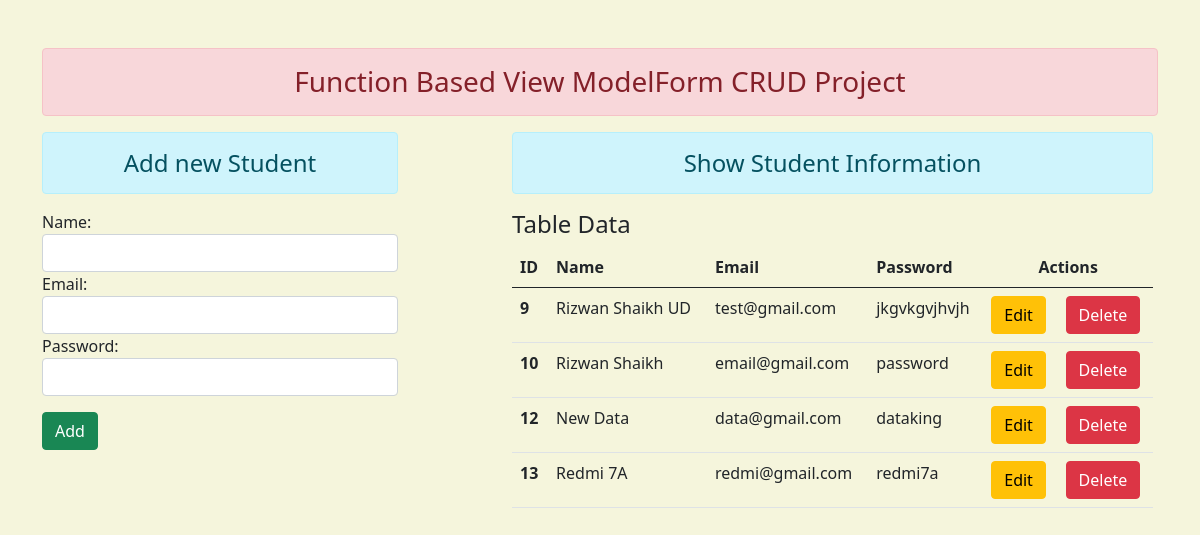
The page / on the database its author committed.
### ktapp/models.py (models this page shows)
class modelForm(models.Model):
    name = models.CharField(max_length=150)
    email = models.EmailField(max_length=150)
    password = models.CharField(max_length=100)

### ktapp/views.py (the view)
# urls.py: path('', views.index, name= 'home'),
def index(request):
    form = mainForm()
    if request.method == 'POST' :
        form = mainForm(request.POST)
        if form.is_valid():
            print('Form validation successfull')
            ktName = form.cleaned_data['name']
            ktEmail = form.cleaned_data['email']
            ktPass = form.cleaned_data['password']
            regForm = modelForm(name = ktName, email = ktEmail, password = ktPass)
            regForm.save()
            return redirect('/submit')
        else :
            print('Form is not valid')
            params = {'form' : form}
    else :
        params = {'form' : form}
    dbData = modelForm.objects.all()
    print(dbData)
    dataParam = {'data' : dbData}
    params = {'form' : form ,'data' : dbData}
    return render(request, 'index.html', params)

### ktapp/forms.py
class mainForm(forms.Form):
    name = forms.CharField(validators=[nameVal] ,widget=forms.TextInput(attrs={'class' : 'form-control'}))
    email = forms.EmailField(validators= [emailVal],widget=forms.EmailInput(attrs={'class' : 'form-control'}))
    password = forms.CharField(validators= [passVal] ,widget=forms.PasswordInput(render_value=True ,attrs={'class' : 'form-control'}))

### ktapp/templates/index.html
{% extends 'base.html' %}
 {% load static %}
 {% block content %}
<div class="row">
  <div class="col-sm-4">
    <h4 class="text-center alert alert-info">Add new Student</h4>
    <form action="" method="POST" novalidate>
      {% csrf_token %} {{form.non_field_errors}} {% for field in form %}
      {{field.label_tag}} {{field}} {{field.errors}} {% endfor %}
      <button type="submit" class="btn btn-success mt-3">Add</button>
    </form>
  </div>
  <div class="col-sm-7 rizwan">
  <h4 class = "text-center alert alert-info">  Show Student Information </h4>
  {% if data %}
  <h4> Table Data </h4>
  <table class="table table-hover">
  <thead>
    <tr>
      <th scope="col">ID</th>
      <th scope="col">Name</th>
      <th scope="col">Email</th>
      <th scope="col">Password</th>
      <th class="text-center" scope="col" colspan="2">Actions</th>
    </tr>
  </thead>
  <tbody>
  {% for var in data %}
    <tr>
      <th scope="row"> {{var.id}} </th>
      <td>{{var.name}}</td>
      <td> {{var.email}} </td>
      <td> {{var.password}} </td>
      <td>
<a href="update/{{var.id}}/" class="btn btn-warning"> Edit</a>
</td>
      <td>
<form action="/delete/{{var.id}}/" method="POST" class="d-inline">{% csrf_token %}
  <input type="submit" value="Delete" class="btn btn-danger">
</form>
</td>
    </tr>
  {% endfor %}
  </tbody>
</table>
{% else %}
<h4 class = "text-center alert alert-warning"> No Records </h4>
  {% endif %}
  </div>
</div>
{% endblock content %}

### ktapp/templates/base.html (shortened to what this page needs)
<!DOCTYPE html>
{% load static %}
<html lang="en">
<head>
    <link rel = 'stylesheet' href =" {% static 'css/bootstrap.min.css' %} ">
    <link rel = 'stylesheet' href =" {% static 'css/fa.css' %} ">
    <link rel = 'stylesheet' href =" {% static 'css/style.css' %} ">
</head>
<body>
<div class="container mt-5">
    <h3 class="text-center alert alert-danger">Function Based View ModelForm CRUD Project</h3>
    {% block content %}
    {% endblock content %}
</div>
</body>
</html>

### ktapp/static/css/style.css (style rules this page uses)
body { background-color: beige; }
.rizwan { margin-left: 90px; }

### rows shown on the page
modelForm: id "9", name "Rizwan Shaikh UD", email "test@gmail.com", password "jkgvkgvjhvjh"
modelForm: id "10", name "Rizwan Shaikh", email "email@gmail.com", password "password"
modelForm: id "12", name "New Data", email "data@gmail.com", password "dataking"
modelForm: id "13", name "Redmi 7A", email "redmi@gmail.com", password "redmi7a"

### other values the page prints
{{ field.label_tag }} "Name:" "Email:" "Password:"
